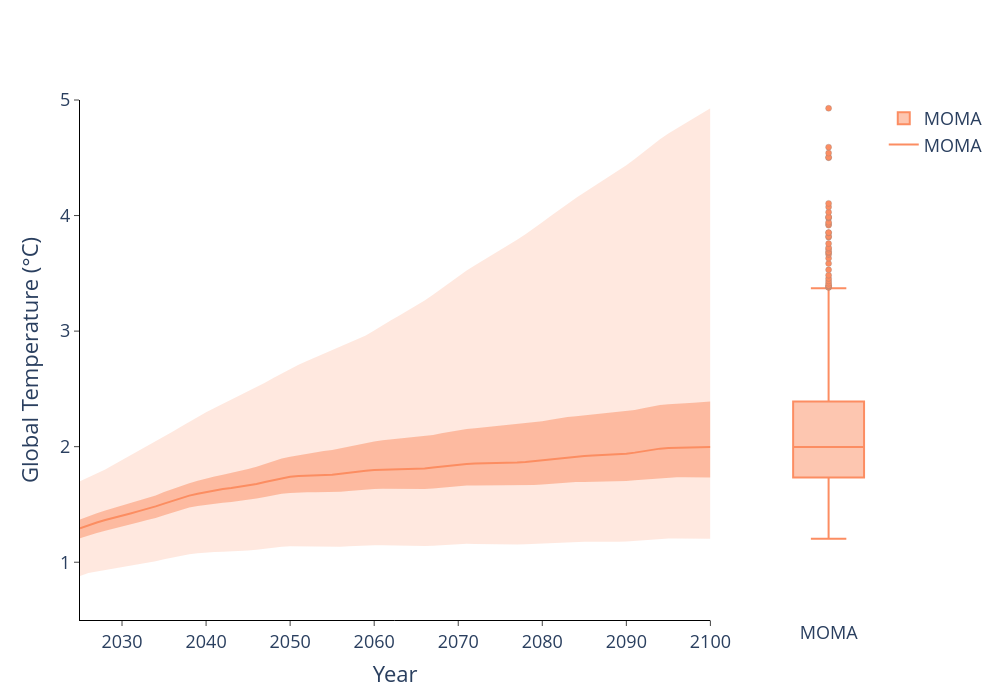

Notebook code cell kept with this figure:
### Code cell
from justice.util.visualizer import plot_comparison_with_boxplots

plot_comparison_with_boxplots(
    data_paths=[
        "data/temporary/MOMA_DATA/200k/global_temperature.npy",
  
    ],
    labels=[
        'MOMA', 
        # 'Prioritarian'
        ], #, 'Sufficientarian', 'Egalitarian'
    start_year=2015,
    end_year=2300,
    data_timestep=5,
    timestep=1,
    visualization_start_year=2025,
    visualization_end_year=2100,
    yaxis_range=[0.5, 5],
    plot_title=' ',
    xaxis_title='Year',
    yaxis_title='Global Temperature (°C)',
    template='plotly_white',
    width=1000,
    height=700,
    output_path="./data/plots/only_welfare_temp",
    saving=False,
    show_red_dashed_line=False,
    show_interquartile_range=True,
    linecolors=[
        "rgba(252, 141, 98, 1)",
        # "rgba(141, 160, 203, 1)",
        ],
    colors = [ 

        "rgba(252, 141, 98, 0.2)",
        # "rgba(141, 160, 203, 0.2)",
        ],
    first_plot_proportion=[0, 0.8],
    second_plot_proportion=[0.90, 1],
    transpose_data=True,
)
